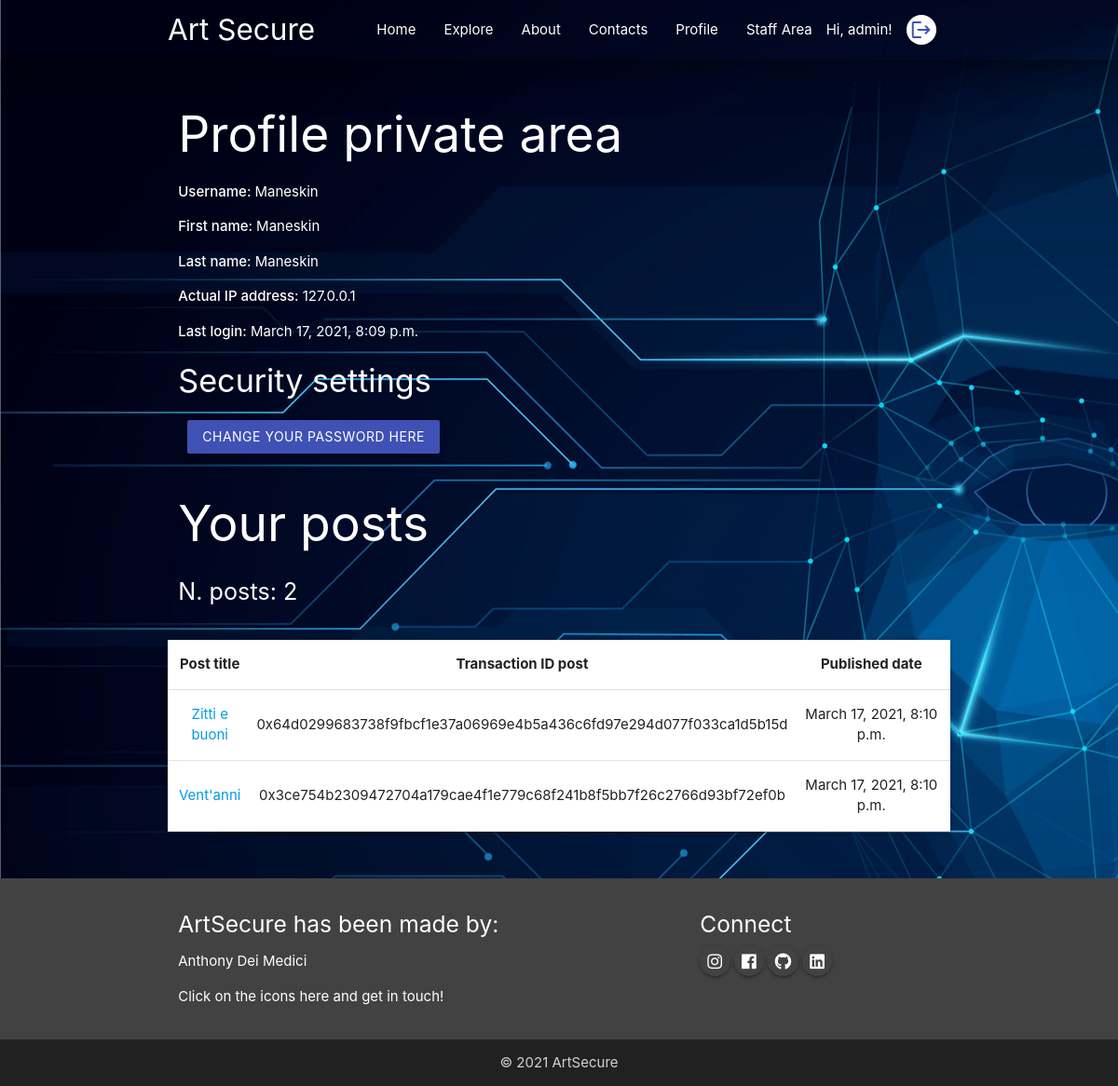
Screenshot of /user/3/ (signed in) with the database file from the repository.
### accounts/models.py (models this page shows, shortened)
class UserInfo(models.Model):
	user = models.ForeignKey(User, on_delete=models.CASCADE)
	ip_address = models.CharField(max_length=220, blank=True, null=True)
	last_login = models.DateTimeField(default=timezone.now)

### api/models.py (models this page shows, shortened)
class Post(models.Model):
	user = models.ForeignKey(User, on_delete=models.CASCADE)
	datetime = models.DateTimeField('Date published', default=timezone.now)
	title = models.CharField(max_length=120, default=None)
	composition = models.TextField()
	address = models.CharField(max_length=66, default=None, null=True)
	hash = models.CharField(max_length=32, default=None, null=True)
	txId = models.CharField(max_length=66, default=None, null=True)

### accounts/views.py (the view)
# urls.py: path('user/<int:id>/', user_profile_view, name='user-profile-view'),
@login_required()
def user_profile_view(request, id):
	user_obj = get_object_or_404(User, id=id)
	if request.user.is_staff:
		user_info = UserInfo.objects.get(user=user_obj)
		user_posts = Post.objects.filter(user=user_obj)
	else:
		if request.user.id == user_obj.id:
			user_info = UserInfo.objects.get(user=user_obj)
			user_posts = Post.objects.filter(user=user_obj)
		else:
			return redirect('/permission_denied')
	return render(request, 'accounts/accounts_user_profile.html', {'user_obj': user_obj,
																   'user_info': user_info,
																   'user_posts': user_posts,})

### accounts/templates/accounts/accounts_user_profile.html
{% extends 'base.html' %}
{% block content %}
<header style="background: url(../../static/images/staff-area.jpg); min-height: 800px;">
  {% include 'navbar.html' %}
    <section class="container section scrollspy" id="services">
          <div class="row">
              <div class="col s12 l12 white-text">
                  <h2 class="white-text">Profile private area</h2>
                  <p><strong>Username: </strong>{{ user_obj.username }}</p>
                  <p><strong>First name: </strong>{{ user_obj.first_name }}</p>
                  <p><strong>Last name: </strong>{{ user_obj.last_name }}</p>
                  <p><strong>Actual IP address: </strong>{{ user_info.ip_address }}</p>
                  <p><strong>Last login: </strong>{{ user_info.last_login }}</p>
                  <h4>Security settings</h4>
                  <a class="btn indigo" href="/change_password" style="margin: 10px;;">Change your password here</a>
                  <h2 class="">Your posts</h2>
                  <p class="flow-text">N. posts: {{ user_posts.count }}</p>
              </div>
              <div class="col s12" id="table">
                <div class="row card">
                    <table class="centered highlight responsive-table white">
                        <thead>
                          <tr>
                              <th>Post title</th>
                              <th>Transaction ID post</th>
                              <th>Published date</th>
                          </tr>
                        </thead>
                        <tbody>
                            {% for post in user_posts %}
                              <tr>
                                <td><a href="{% url 'posts-detail-view' id=post.id %}">{{ post.title }}</a></td>
                                <td>{{ post.txId }}</td>
                                <td>{{ post.datetime }}</td>
                              </tr>
                            {% endfor %}
                        </tbody>
                    </table>
                </div>
              </div>
          </div>
    </section>
</header>
{% endblock %}

### templates/navbar.html (shortened to what this page needs)
<nav class="nav-wraper transparent z-depth-5">
  <div class="container">
    <a href="/" class="brand-logo">Art Secure</a>
    <ul class="right hide-on-med-and-down hide-on-large">
      <li><a href="/">Home</a></li>
      <li><a href="/posts">Explore</a></li>
      <li><a href="/#about">About</a></li>
      <li><a href="/#contact">Contacts</a></li>
      {% if user.is_authenticated %}
        <li><a href="/user/{{ user.id }}">Profile</a></li>
        {% if user.is_staff %}
          <li><a href="/user">Staff Area</a></li>
        {% endif %}
        <li>Hi, {{ request.user }}!</li>
        <li><a href="/logout" class="tooltipped btn-floating btn-small indigo darken-3" data-tooltip="Logout">
            <i class="material-icons white indigo-text">logout</i>
        </a></li>
      {% else %}
        <li><a href="/register">Sign up</a></li>
        <li><a href="/login">Login</a></li>
      {% endif %}
    </ul>
  </div>
</nav>

### templates/base.html (style rules this page uses)
header { background: url(../static/images/background-artsecure.jpg); background-size: cover; background-position: center; min-height: 600px; }

### rows the page displays
UserInfo: ip_address "127.0.0.1", last_login "March 17, 2021, 8:09 p.m."
Post: title "Zitti e buoni", txId "0x64d0299683738f9fbcf1e37a06969e4b5a436c6fd97e294d077f033ca1d5b15d", datetime "March 17, 2021, 8:10 p.m."
Post: title "Vent'anni", txId "0x3ce754b2309472704a179cae4f1e779c68f241b8f5bb7f26c2766d93bf72ef0b", datetime "March 17, 2021, 8:10 p.m."

### other values shown
{{ request.user }} "admin"
{{ user_obj.username }} "Maneskin"
{{ user_obj.first_name }} "Maneskin"
{{ user_obj.last_name }} "Maneskin"
{{ user_posts.count }} "2"
